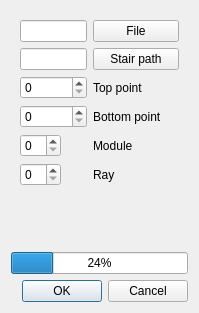
<?xml version="1.0" encoding="UTF-8"?>
<ui version="4.0">
 <class>RotationMeasure</class>
 <widget class="QDialog" name="RotationMeasure">
  <property name="geometry">
   <rect>
    <x>0</x>
    <y>0</y>
    <width>199</width>
    <height>313</height>
   </rect>
  </property>
  <property name="windowTitle">
   <string>Dialog</string>
  </property>
  <layout class="QVBoxLayout" name="verticalLayout">
   <item>
    <widget class="QWidget" name="widget" native="true">
     <layout class="QFormLayout" name="formLayout">
      <item row="0" column="0">
       <widget class="QLineEdit" name="filePath"/>
      </item>
      <item row="0" column="1">
       <widget class="QPushButton" name="fileButton">
        <property name="text">
         <string>File</string>
        </property>
       </widget>
      </item>
      <item row="1" column="0">
       <widget class="QLineEdit" name="stairPath"/>
      </item>
      <item row="1" column="1">
       <widget class="QPushButton" name="stairButton">
        <property name="text">
         <string>Stair path</string>
        </property>
       </widget>
      </item>
      <item row="2" column="0">
       <widget class="QSpinBox" name="top">
        <property name="maximum">
         <number>999999</number>
        </property>
       </widget>
      </item>
      <item row="2" column="1">
       <widget class="QLabel" name="label">
        <property name="text">
         <string>Top point</string>
        </property>
       </widget>
      </item>
      <item row="3" column="0">
       <widget class="QSpinBox" name="bottom">
        <property name="maximum">
         <number>999999</number>
        </property>
       </widget>
      </item>
      <item row="3" column="1">
       <widget class="QLabel" name="label_2">
        <property name="text">
         <string>Bottom point</string>
        </property>
       </widget>
      </item>
      <item row="4" column="0">
       <widget class="QSpinBox" name="module"/>
      </item>
      <item row="4" column="1">
       <widget class="QLabel" name="label_3">
        <property name="text">
         <string>Module</string>
        </property>
       </widget>
      </item>
      <item row="5" column="0">
       <widget class="QSpinBox" name="ray"/>
      </item>
      <item row="5" column="1">
       <widget class="QLabel" name="label_4">
        <property name="text">
         <string>Ray</string>
        </property>
       </widget>
      </item>
     </layout>
    </widget>
   </item>
   <item>
    <widget class="QProgressBar" name="progressBar">
     <property name="value">
      <number>24</number>
     </property>
    </widget>
   </item>
   <item>
    <widget class="QDialogButtonBox" name="buttonBox">
     <property name="orientation">
      <enum>Qt::Horizontal</enum>
     </property>
     <property name="standardButtons">
      <set>QDialogButtonBox::Cancel|QDialogButtonBox::Ok</set>
     </property>
    </widget>
   </item>
  </layout>
 </widget>
 <resources/>
 <connections>
  <connection>
   <sender>buttonBox</sender>
   <signal>accepted()</signal>
   <receiver>RotationMeasure</receiver>
   <slot>accept()</slot>
   <hints>
    <hint type="sourcelabel">
     <x>248</x>
     <y>254</y>
    </hint>
    <hint type="destinationlabel">
     <x>157</x>
     <y>274</y>
    </hint>
   </hints>
  </connection>
  <connection>
   <sender>buttonBox</sender>
   <signal>rejected()</signal>
   <receiver>RotationMeasure</receiver>
   <slot>reject()</slot>
   <hints>
    <hint type="sourcelabel">
     <x>316</x>
     <y>260</y>
    </hint>
    <hint type="destinationlabel">
     <x>286</x>
     <y>274</y>
    </hint>
   </hints>
  </connection>
 </connections>
</ui>
